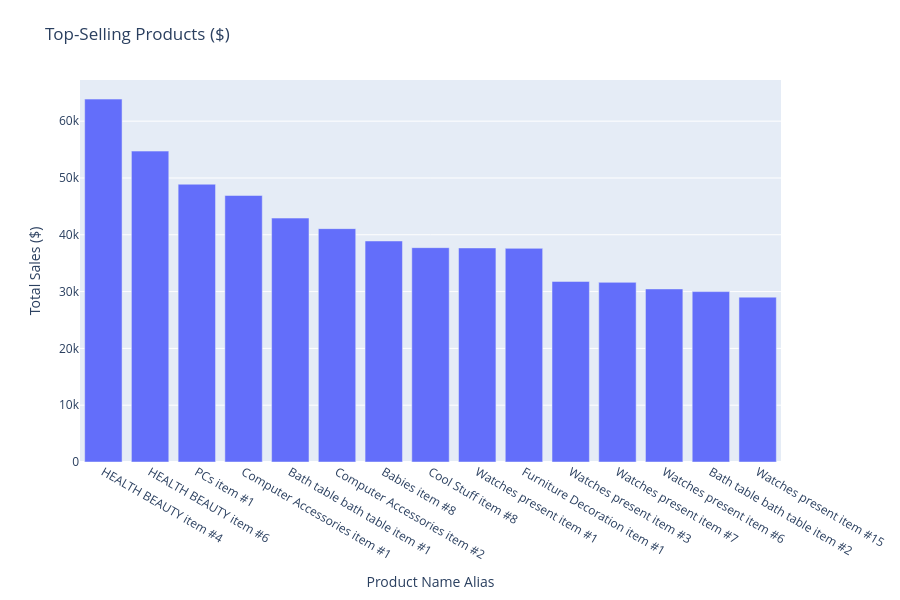

This figure's notebook cell:
### Markdown cell above
## 4. SQL Task 1 — Top-selling products (overall & by region)

**Definition:** Sales = sum of `price`, not including freight values. Gross (GMV) = `price` + `freight`.  Item Count = The quantity of the item that was ordered.
Assuming top-selling is based on item value only, and does not include freight value.

**Assumptions:** 
The definition of "top-selling" is based on sales revenue, i.e. the item(s) that has the highest total dollar value sold, excluding freight.

Only include the following order statuses:
- delivered
- shipped
- invoiced
- processing
- created
- approved

**Overall (by product_id)**:

### Code cell
sql_top_products_overall = '''
WITH 

base AS (
  SELECT
    p.product_alias,
    MAX(p.product_category_name_en) AS product_category_name,
    SUM(oi.price) AS sales,
    SUM(oi.price + IFNULL(oi.freight_value,0)) AS gross,
    COUNT(*) AS item_cnt
  FROM 
    order_items oi
    JOIN orders o 
      ON o.order_id = oi.order_id
    JOIN products p 
      ON p.product_id = oi.product_id
  WHERE TRUE
    AND o.order_status IN ('delivered', 'shipped', 'invoiced', 'processing', 'created', 'approved')
  GROUP BY p.product_alias
),

ranked AS (
  SELECT
    product_alias,
    product_category_name,
    sales,
    gross,
    item_cnt,
    RANK() OVER (ORDER BY sales DESC) AS rnk
  FROM base
)

SELECT 
  * 
FROM 
  ranked 
WHERE TRUE 
  AND rnk <= 15 
ORDER BY rnk;
'''
top_products_overall = pd.read_sql(sql_top_products_overall, con)

# Format columns for hover
top_products_overall['sales_fmt'] = top_products_overall['sales'].apply(lambda x: f"${x:,.2f}")
top_products_overall['gross_fmt'] = top_products_overall['gross'].apply(lambda x: f"${x:,.2f}")
top_products_overall['item_cnt_fmt'] = top_products_overall['item_cnt'].apply(lambda x: f"{x:,}")

fig = px.bar(
    top_products_overall,
    x='product_alias',
    y='sales',
    title='Top-Selling Products ($)',
    hover_data={
        'sales_fmt': True,
        'gross_fmt': True,
        'item_cnt_fmt': True,
        'sales': False,
        'gross': False,
        'item_cnt': False,
        'product_alias': True
    },
    labels={'sales_fmt': 'Sales', 'gross_fmt': 'Gross', 'item_cnt_fmt': 'Item Count'}
)

# Add sales amount as text on bars
fig.update_traces(
    text=top_products_overall['sales'].apply(lambda x: f"${x:,.2f}"),
    textposition='outside'
)

fig.update_layout(
    xaxis_title='Product Name Alias',
    yaxis_title='Total Sales ($)',
    uniformtext_minsize=8,
    uniformtext_mode='hide',
    height=600, 
    margin=dict(t=80, b=80, l=80, r=40) 
)

fig.show()
top_products_overall.head(20)

### Figure 1 — Plotly figure (JSON) as saved in the notebook; plotly's stock layout.template omitted (floating-point values rounded to 4 significant figures)
{"data": [{"alignmentgroup": "True", "customdata": [["$63,885.00", "$67,606.10", "195", 67610.0, 195], ["$54,730.20", "$59,093.99", "156", 59090.0, 156], ["$48,899.34", "$50,326.18", "35", 50330.0, 35], ["$46,916.51", "$60,597.29", "341", 60600.0, 341], ["$42,938.66", "$50,963.60", "487", 50960.0, 487], ["$41,082.60", "$48,212.22", "274", 48210.0, 274], ["$38,907.32", "$40,311.95", "38", 40310.0, 38], ["$37,733.90", "$41,725.81", "63", 41730.0, 63], ["$37,683.42", "$39,957.93", "323", 39960.0, 323], ["$37,608.90", "$44,820.76", "527", 44820.0, 527], ["$31,786.82", "$35,344.09", "194", 35340.0, 194], ["$31,623.81", "$33,607.57", "123", 33610.0, 123], ["$30,467.50", "$32,790.74", "143", 32790.0, 143], ["$29,997.36", "$33,316.76", "154", 33320.0, 154], ["$29,024.48", "$30,449.69", "45", 30450.0, 45]], "hovertemplate": "product_alias=%{x}<br>Sales=%{customdata[0]}<br>Gross=%{customdata[1]}<br>Item Count=%{customdata[2]}<extra></extra>", "legendgroup": "", "marker": {"color": "#636efa", "pattern": {"shape": ""}}, "name": "", "offsetgroup": "", "orientation": "v", "showlegend": false, "text": ["$63,885.00", "$54,730.20", "$48,899.34", "$46,916.51", "$42,938.66", "$41,082.60", "$38,907.32", "$37,733.90", "$37,683.42", "$37,608.90", "$31,786.82", "$31,623.81", "$30,467.50", "$29,997.36", "$29,024.48"], "textposition": "outside", "type": "bar", "x": ["HEALTH BEAUTY item #4", "HEALTH BEAUTY item #6", "PCs item #1", "Computer Accessories item #1", "Bath table bath table item #1", "Computer Accessories item #2", "Babies item #8", "Cool Stuff item #8", "Watches present item #1", "Furniture Decoration item #1", "Watches present item #3", "Watches present item #7", "Watches present item #6", "Bath table bath table item #2", "Watches present item #15"], "xaxis": "x", "y": [63885, 54730.0, 48900.0, 46920.0, 42940.0, 41080.0, 38910.0, 37730.0, 37680.0, 37610.0, 31790.0, 31620.0, 30470.0, 30000.0, 29020.0], "yaxis": "y"}], "layout": {"barmode": "relative", "height": 600, "legend": {"tracegroupgap": 0}, "margin": {"b": 80, "l": 80, "r": 40, "t": 80}, "title": {"text": "Top-Selling Products ($)"}, "uniformtext": {"minsize": 8, "mode": "hide"}, "xaxis": {"anchor": "y", "domain": [0, 1], "title": {"text": "Product Name Alias"}}, "yaxis": {"anchor": "x", "domain": [0, 1], "title": {"text": "Total Sales ($)"}}}}
